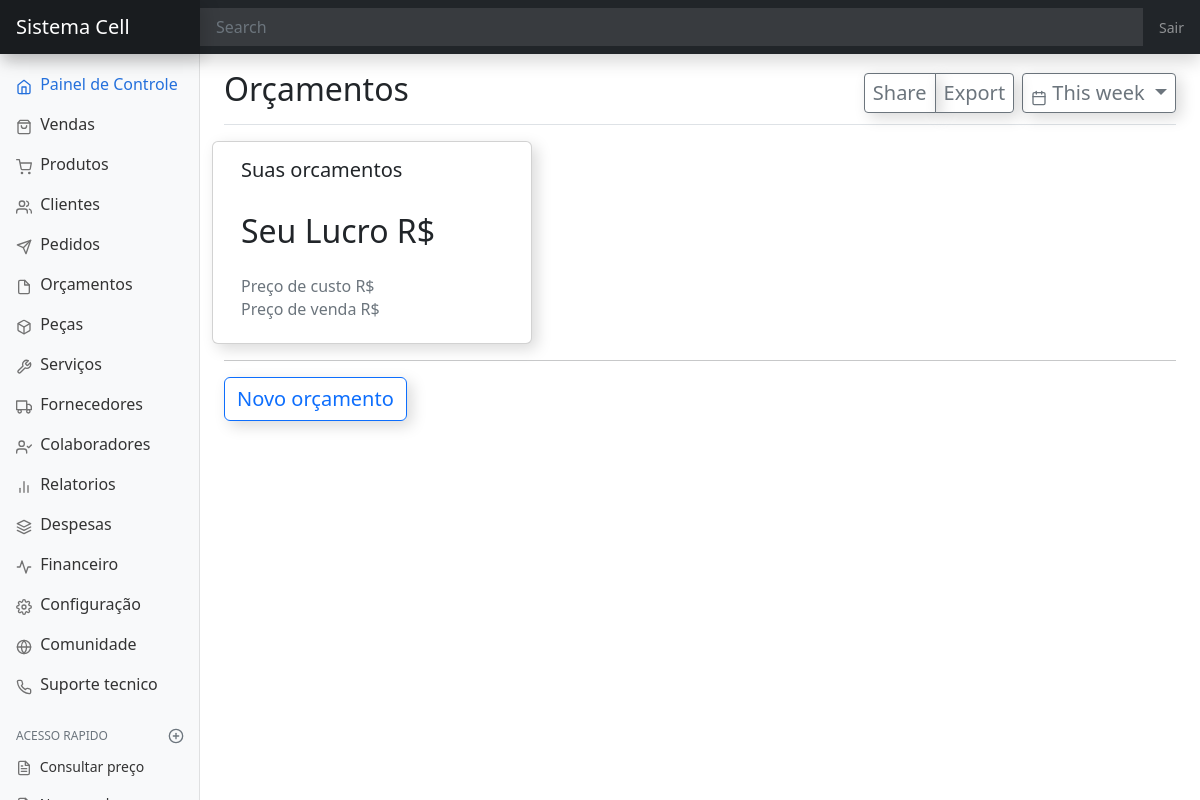
The page /orcamento/ (signed in) on the database as committed earlier.
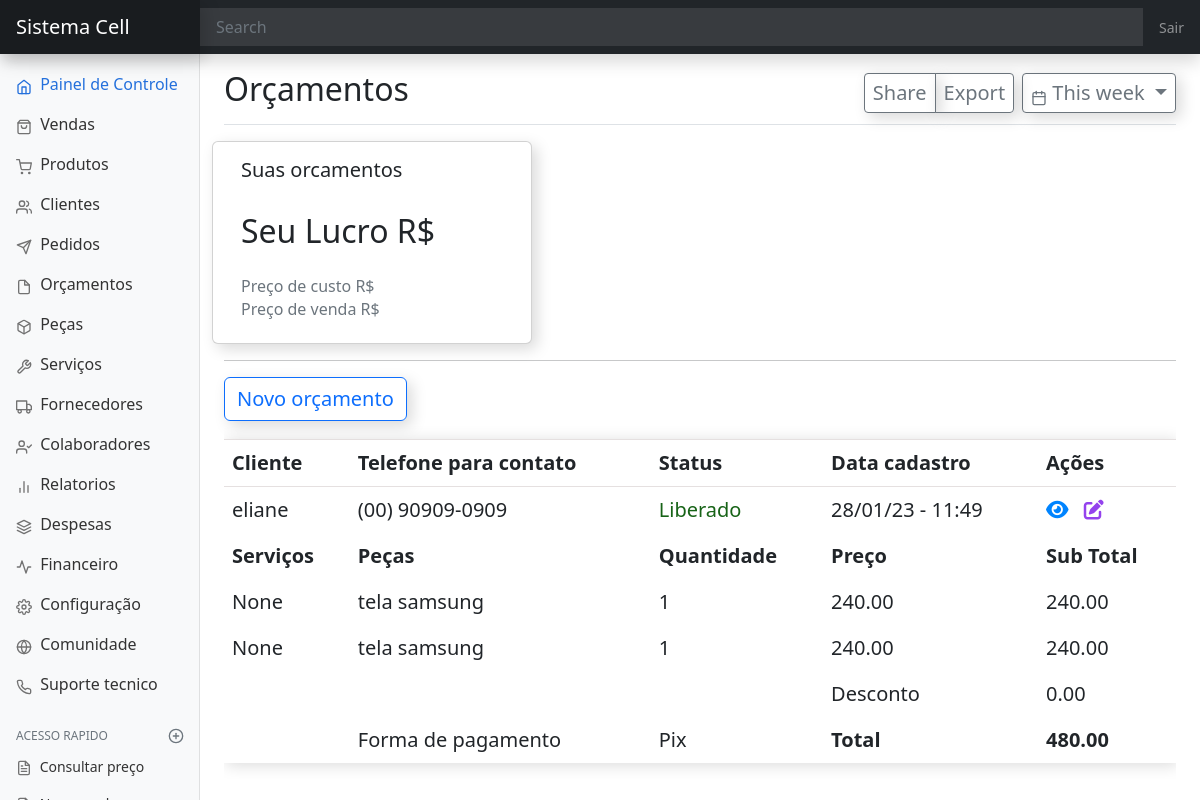
The same page on the database as committed later.
### orcamento/models.py (models this page shows, shortened)
class Orcamento(models.Model):
    ANALISE = 'Em analise'
    PASSAR_ORCAMENTO = 'Passar orçamento'
    AGUARDANDO_LIBERACAO = 'Aguardando liberaçāo'
    LIBERADO = 'Liberado'
    EM_REPARO = 'Em reparo'
    FINALIZADO = 'Finalizado'
    FINALIZADO_ENTREGUE = 'Finalizado e entregue'
    GARANTIA_ENCERRADA = 'Garantia encerrada'
    RETORNO_GARANTIA = 'Retorno garantia'
    CANCELADO = 'Cancelado'
    CANCELADO_ENTREGUE = 'Cancelado e entregue'
    STATUS = [
        (ANALISE, 'Em analise'),
        (PASSAR_ORCAMENTO, 'Passar orçamento'),
        (AGUARDANDO_LIBERACAO, 'Aguardando liberaçāo'),
        (LIBERADO,'Liberado'),
        (EM_REPARO, 'Em reparo'),
        (FINALIZADO, 'Finalizado'),
        (FINALIZADO_ENTREGUE, 'Finalizado e entregue'),
        (GARANTIA_ENCERRADA, 'Garantia encerrada'),
        (RETORNO_GARANTIA, 'Retorno garantia'),
        (CANCELADO, 'Cancelado'),
        (CANCELADO_ENTREGUE, 'Cancelado e entregue')
    ]
    PIX = 'Pix'
    CARTAO_CREDITO = 'Cartāo de credito'
    CARTAO_DEBITO = 'Cartāo de debito'
    DINHEIRO = 'Dinheiro'
    FIADO = 'Fiado a receber'
    FORMA_PAGAMENTO = [
        (PIX, 'Pix'),
        (CARTAO_CREDITO, 'Cartāo de credito'),
        (CARTAO_DEBITO, 'Cartāo de debito'),
        (DINHEIRO, 'Dinheiro'),
        (FIADO, 'Fiado a receber')
    ]
    usuario = models.ForeignKey(User, on_delete=models.PROTECT)
    cliente = models.ForeignKey(Cliente, on_delete=models.CASCADE)
    celular = models.CharField(max_length=90)
    data_entrega = models.DateTimeField(null=True, blank=True)
    data_criacao = models.DateTimeField(auto_now_add=True)
    data_edicao = models.DateTimeField(auto_now=True)
    status = models.CharField(choices=STATUS, max_length=21)
    observacao = models.TextField(null=True, blank=True)
    tecnico = models.ForeignKey(Colaborador, on_delete=models.CASCADE)
    desconto = models.DecimalField(max_digits=9, decimal_places=2, null=True, blank=True)
    forma_pagamento = models.CharField(choices=FORMA_PAGAMENTO, max_length=21, default=PIX)
    class Meta:
        ordering = ('-pk',)
    def total(self):
        qs = self.orcamento_items.filter(orcamento=self.pk).values_list(
            'preco_orcamento', 'quantidade') or 0
        t = 0 if isinstance(qs, int) else sum(map(lambda q: q[0] * q[1], qs))
        desc = t - self.desconto
        return desc

class ItemsOrcamento(models.Model):
    orcamento = models.ForeignKey(
        Orcamento,
        on_delete=models.SET_NULL,
        related_name='orcamento_items',
        null=True,
        blank=True
    )
    peca = models.ForeignKey(
        Pecas,
        on_delete=models.CASCADE,
    )
    servico = models.ForeignKey(
        Servico,
        on_delete=models.CASCADE,
        null=True,
        blank=True,
    )
    quantidade = models.IntegerField()
    preco_orcamento = models.DecimalField(max_digits=9, decimal_places=2)
    class Meta:
        ordering = ('pk',)
    def subtotal(self):
        return self.preco_orcamento * (self.quantidade or 0)

### cliente/models.py (models this page shows, shortened)
class Cliente(models.Model):
    usuario = models.ForeignKey(User, on_delete=models.PROTECT)
    data_criacao = models.DateTimeField(auto_now_add=True, editable=False)
    data_edicao = models.DateTimeField(auto_now=True, editable=False)
    nome_cliente = models.CharField(max_length=90)
    data_nascimento = models.DateField(null=True, blank=True)
    cpf = models.CharField(max_length=14, null=True, blank=True)
    telefone_contato = models.CharField(max_length=15)
    telefone_contato_2 = models.CharField(max_length=15, null=True, blank=True)
    rua = models.CharField(max_length=99, null=True, blank=True)
    numero_casa = models.IntegerField(null=True, blank=True)
    bairro = models.CharField(max_length=90, null=True, blank=True)
    observacao = models.TextField(null=True, blank=True)

### peca/models.py (models this page shows, shortened)
class Pecas(models.Model):
    TELAS = 'FN'
    CONECTORES = 'CB'
    BOTOES = 'CL'
    CARCACAS = 'IP'
    BATERIAS = 'CR'
    PLACAS = 'FT'
    SUBPLACAS = 'DV'
    CAMERAS = 'CM'
    FLEX = 'FL'
    AUTOFALANTES = 'AT'
    LENTES = 'LT'
    TAMPAS = 'TP'
    OUTROS = 'OT'
    CATEGORIAS_PECA = [
        (TELAS, 'Telas'),
        (CONECTORES, 'Conectores'),
        (BOTOES, 'Botoes'),
        (CARCACAS, 'Carcaças'),
        (BATERIAS, 'Baterias'),
        (PLACAS, 'Placas'),
        (SUBPLACAS, 'Sub-placas'),
        (CAMERAS, 'Cameras'),
        (FLEX, 'Flex'),
        (AUTOFALANTES, 'Auto-falantes'),
        (LENTES, 'Lentes'),
        (TAMPAS, 'Tampas'),
        (OUTROS, 'Outros')
    ]
    PIX = 'Cartāo de credito'
    CARTAO_CREDITO = 'Cartāo de credito'
    CARTAO_DEBITO = 'Cartāo de debito'
    DINHEIRO = 'Dinheiro'
    FIADO = 'Fiado a pagar'
    FORMA_PAGAMENTO = [
        (PIX, 'Pix'),
        (CARTAO_CREDITO, 'Cartāo de credito'),
        (CARTAO_DEBITO, 'Cartāo de debito'),
        (DINHEIRO, 'Dinheiro'),
        (FIADO, 'Fiado a pagar')
    ]
    usuario = models.ForeignKey(User, on_delete=models.PROTECT)
    data_criacao = models.DateTimeField(auto_now_add=True)
    data_edicao = models.DateTimeField(auto_now=True)
    nome_peca = models.CharField(max_length=99)
    preco_peca = models.DecimalField(max_digits=9, decimal_places=2)
    categoria_peca = models.CharField(max_length=2, choices=CATEGORIAS_PECA, null=True, blank=True)
    quantidade = models.IntegerField()
    codigo_de_barras = models.IntegerField(null=True, blank=True)
    preco_de_custo = models.DecimalField(max_digits=9, decimal_places=2)
    forma_pagamento = models.CharField(choices=FORMA_PAGAMENTO, max_length=21, default=PIX)
    fornecedor = models.ForeignKey(Fornecedores, on_delete=models.CASCADE, null=True, blank=True)
    observacao = models.TextField(null=True, blank=True)
    def __str__(self):
        return self.nome_peca

### orcamento/views.py (the view)
# urls.py: path('orcamento/', login_required(ListaOrcamento.as_view()), name='orcamento'),
class ListaOrcamento(ListView):
    template_name = 'orcamento/pagina-inicial-orcamento.html'
    model = Orcamento
    def get_queryset(self):
        return Orcamento.objects.filter(usuario=self.request.user)

### orcamento/templates/orcamento/pagina-inicial-orcamento.html (shortened to what this page needs)
{% extends 'dashboard/pagina-inicial.html' %}
{% load orcamento_extra %}
{% block titulo %} Orçamentos {% endblock titulo %}
{% block conteudo%}
<div class="row" id="relatorio-venda">
    <div class="card">
        <div class="card-body">
            <h5 class="card-title">Suas orcamentos <b></b></h5>
            <h2 class="card-text">Seu Lucro R$</h2>
            <h6 class="card-subtitle mb-2 text-muted">Preço de custo R$</h6>
            <h6 class="card-subtitle mb-2 text-muted">Preço de venda R$</h6>
        </div>
    </div>
</div>
<hr>
<a class="btn btn-outline-primary"
   data-toggle="modal"
   data-target="#staticBackdrop"
   hx-get="{% url 'cadastrar-orcamento' %}"
   hx-target="#adicionar-conteudo">Novo orçamento</a>
<div class="table-responsive" style="padding-top:18px">
    <table class="table table-borderless table-hover" style="box-shadow: 2px 2px 15px 0px rgba(4, 4, 4, 0.15);">
        <tbody id="orcamento-Tbody">
        {% include 'orcamento/tabela/tabela-orcamento.html' %}
        </tbody>
    </table>
</div>
{% endblock conteudo%}

### orcamento/templates/orcamento/tabela/linhas-tabela-orcamento.html
<tr id="trOrcamento{{ object.pk }}" style="border-bottom: 0.15px solid rgb(229, 224, 224); border-top: 0.15px solid rgb(229, 224, 224);">
    <th>Cliente</th>
    <th>Telefone para contato</th>
    <th>Status</th>
    <th>Data cadastro</th>
    <th>Ações</th>
</tr>
<tr>
    <td>{{object.cliente.nome_cliente}}</td>
    <td>{{object.cliente.telefone_contato}}</td>
    <td style="color: rgb(23, 99, 23);">{{ object.status }}</td>
    <td>{{object.data_criacao|date:'d/m/y - h:i'}}</td>
    <td><a data-toggle="modal" data-target="#staticBackdrop"
        hx-get="{% url 'detalhe-orcamento' object.pk %}" hx-target="#adicionar-conteudo">
        <i class="fa-solid fa-eye" style="color: rgb(0, 132, 255);"></i>
    </a>
    <a href="" hx-get="{% url 'editar-orcamento' object.pk %}" data-toggle="modal"
    data-target="#staticBackdrop" hx-target="#adicionar-conteudo">
        <i class="fa-solid fa-pen-to-square" style="margin-left: 10px; color: #9442ED;"></i>
    </a>
    </td>
</tr>
<tr>
    <th>Serviços</th>
    <th>Peças</th>
    <th>Quantidade</th>
    <th>Preço</th>
    <th>Sub Total</th>
</tr>
{% for items in object.orcamento_items.all %}
<tr>
    <td>{{ items.servico }}</td>
    <td>{{ items.peca }}</td>
    <td>{{ items.quantidade }}</td>
    <td>{{ items.preco_orcamento }}</td>
    <td>{{ items.subtotal }}</td>
</tr>
{% endfor %}
<tr>
    <td></td>
    <td></td>
    <td></td>
    <td>Desconto</td>
    <td>{{ object.desconto }}</td>
</tr>
<tr class="bg-default table-borderless">
    <td></td>
    <td>Forma de pagamento</td>
    <td>{{ object.forma_pagamento }}</td>
    <th>Total</th>
    <th>{{ object.total }}</th>
</tr>

Rows that differ between the two databases and show on the page:
added Orcamento: cliente.nome_cliente "eliane", cliente.telefone_contato "(00) 90909-0909", status "Liberado", data_criacao "28/01/23 - 11:49", desconto "0.00", forma_pagamento "Pix", total "480.00"
added ItemsOrcamento: servico "None", peca "tela samsung", quantidade "1", preco_orcamento "240.00", subtotal "240.00"
added ItemsOrcamento: servico "None", peca "tela samsung", quantidade "1", preco_orcamento "240.00", subtotal "240.00"
